Frame 1 (no input): blank canvas, image omitted
Frame 60 (no input): blank canvas, image omitted
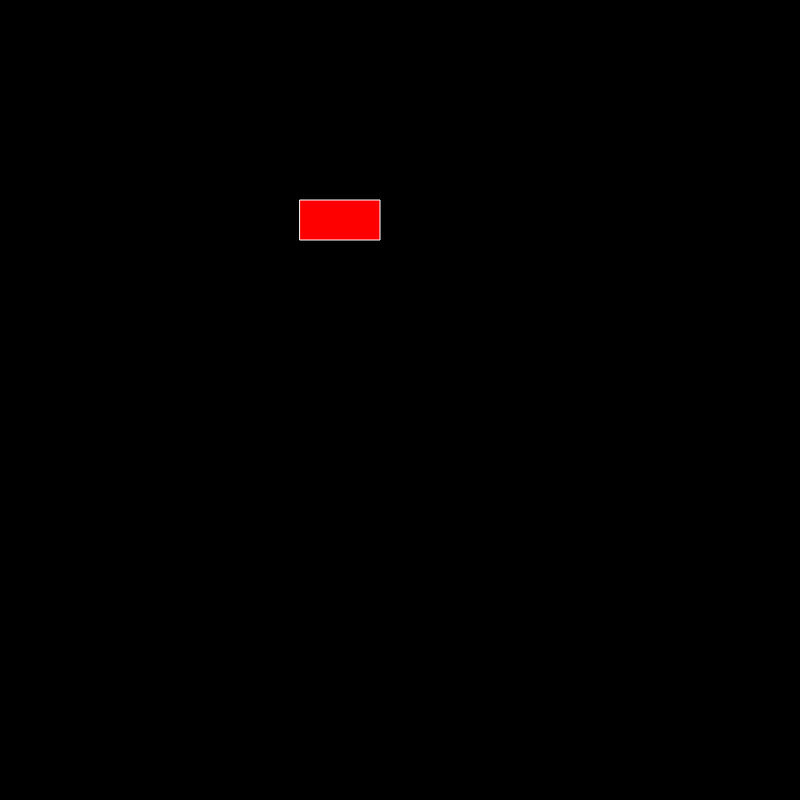
Frame 120 (the mouse pressed at the canvas centre since frame 60)

The p5.js sketch whose frames 1 and 60 were blank and that drew this single picture after the mouse press (run headless with seeded random() and noise() and a simulated clock; from frame 60 on, the mouse is pressed at the canvas centre):

// p5.js sketch
// ── sketch.js


let x = 0;
let y = 400;

function setup() {
    createCanvas(800, 800);
}

function draw() {
    // No trails!
    background(0);
    fill(255, 0, 0);
    stroke(255);
    if(mouseX > 250){
        rect(300,200,80,40);
    }
    else if(mouseX > 150){
        ellipse(300,200,80,40);
    }
    else if(mouseX > 50){
        line(0,0,800,800,);
    }

}
